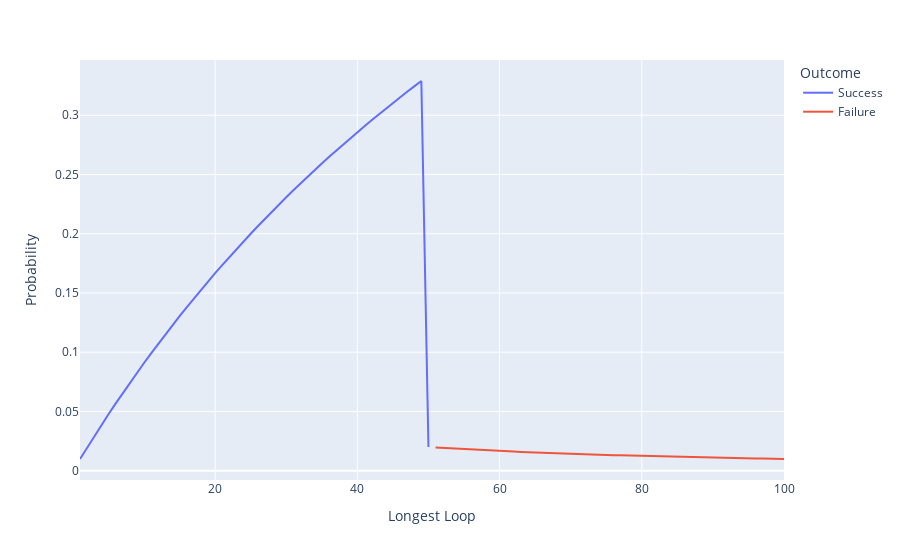

Notebook source saved alongside this figure:
### Code cell
import pandas as pd
df = pd.DataFrame(columns=['Longest Loop', 'Probability', 'Outcome'])
df['Longest Loop'] = range(1, 101)
df.loc[df['Longest Loop'] >= 50, 'Probability'] = 1/df['Longest Loop']
df.loc[df['Longest Loop'] > 50, 'Outcome'] = 'Failure'
df.loc[df['Longest Loop'] < 50, 'Probability'] = df['Longest Loop']/(100+df['Longest Loop'])
df.loc[df['Longest Loop'] <= 50, 'Outcome'] = 'Success'

print(df)
import plotly.express as px
px.line(df, x='Longest Loop', y='Probability', color='Outcome')

### Figure 1 — Plotly figure (JSON) as saved in the notebook; plotly's stock layout.template omitted (floating-point values rounded to 4 significant figures)
{"data": [{"hovertemplate": "Outcome=Success<br>Longest Loop=%{x}<br>Probability=%{y}<extra></extra>", "legendgroup": "Success", "line": {"color": "#636efa", "dash": "solid"}, "marker": {"symbol": "circle"}, "mode": "lines", "name": "Success", "orientation": "h", "showlegend": true, "type": "scatter", "x": [1, 2, 3, 4, 5, 6, 7, 8, 9, 10, 11, 12, 13, 14, 15, 16, 17, 18, 19, 20, 21, 22, 23, 24, 25, 26, 27, 28, 29, 30, 31, 32, 33, 34, 35, 36, 37, 38, 39, 40, 41, 42, 43, 44, 45, 46, 47, 48, 49, 50], "xaxis": "x", "y": [0.009901, 0.01961, 0.02913, 0.03846, 0.04762, 0.0566, 0.06542, 0.07407, 0.08257, 0.09091, 0.0991, 0.1071, 0.115, 0.1228, 0.1304, 0.1379, 0.1453, 0.1525, 0.1597, 0.1667, 0.1736, 0.1803, 0.187, 0.1935, 0.2, 0.2063, 0.2126, 0.2188, 0.2248, 0.2308, 0.2366, 0.2424, 0.2481, 0.2537, 0.2593, 0.2647, 0.2701, 0.2754, 0.2806, 0.2857, 0.2908, 0.2958, 0.3007, 0.3056, 0.3103, 0.3151, 0.3197, 0.3243, 0.3289, 0.02], "yaxis": "y"}, {"hovertemplate": "Outcome=Failure<br>Longest Loop=%{x}<br>Probability=%{y}<extra></extra>", "legendgroup": "Failure", "line": {"color": "#EF553B", "dash": "solid"}, "marker": {"symbol": "circle"}, "mode": "lines", "name": "Failure", "orientation": "h", "showlegend": true, "type": "scatter", "x": [51, 52, 53, 54, 55, 56, 57, 58, 59, 60, 61, 62, 63, 64, 65, 66, 67, 68, 69, 70, 71, 72, 73, 74, 75, 76, 77, 78, 79, 80, 81, 82, 83, 84, 85, 86, 87, 88, 89, 90, 91, 92, 93, 94, 95, 96, 97, 98, 99, 100], "xaxis": "x", "y": [0.01961, 0.01923, 0.01887, 0.01852, 0.01818, 0.01786, 0.01754, 0.01724, 0.01695, 0.01667, 0.01639, 0.01613, 0.01587, 0.01562, 0.01538, 0.01515, 0.01493, 0.01471, 0.01449, 0.01429, 0.01408, 0.01389, 0.0137, 0.01351, 0.01333, 0.01316, 0.01299, 0.01282, 0.01266, 0.0125, 0.01235, 0.0122, 0.01205, 0.0119, 0.01176, 0.01163, 0.01149, 0.01136, 0.01124, 0.01111, 0.01099, 0.01087, 0.01075, 0.01064, 0.01053, 0.01042, 0.01031, 0.0102, 0.0101, 0.01], "yaxis": "y"}], "layout": {"legend": {"title": {"text": "Outcome"}, "tracegroupgap": 0}, "margin": {"t": 60}, "xaxis": {"anchor": "y", "domain": [0, 1], "title": {"text": "Longest Loop"}}, "yaxis": {"anchor": "x", "domain": [0, 1], "title": {"text": "Probability"}}}}
